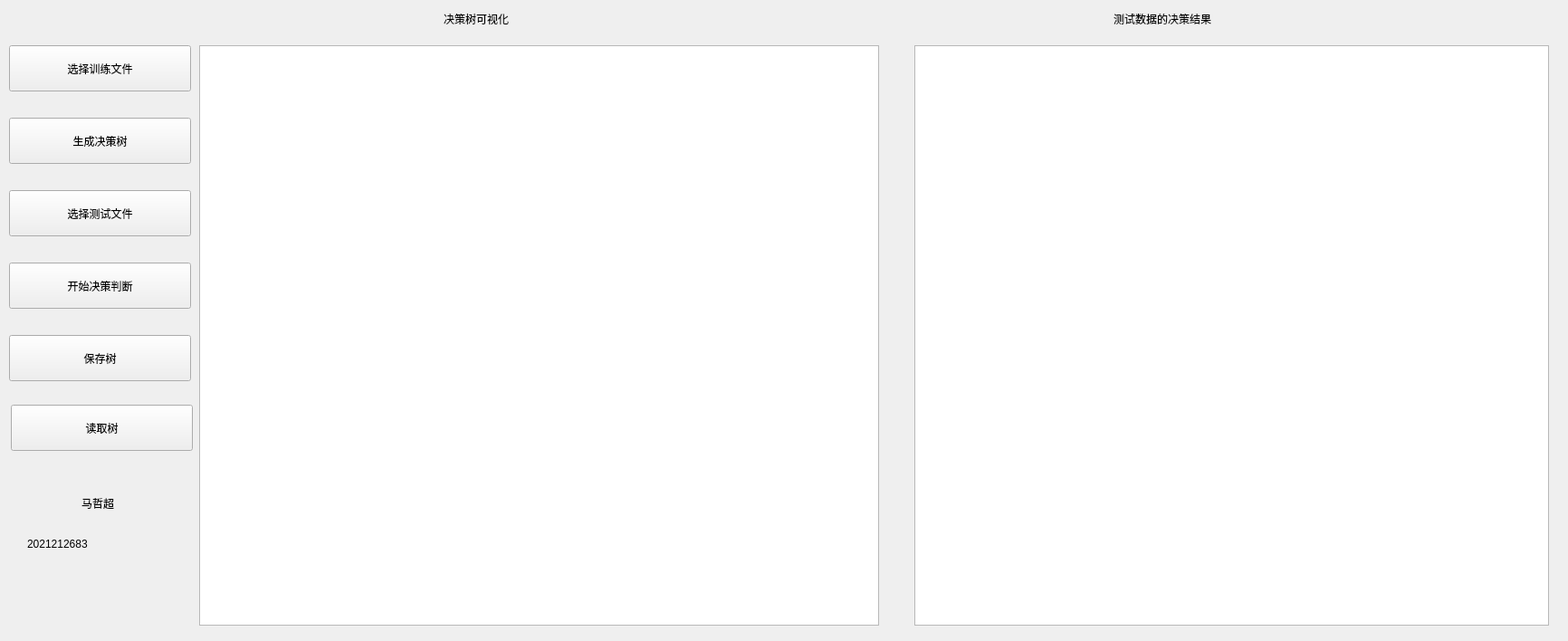
<?xml version="1.0" encoding="UTF-8"?>
<ui version="4.0">
 <class>Widget</class>
 <widget class="QWidget" name="Widget">
  <property name="geometry">
   <rect>
    <x>0</x>
    <y>0</y>
    <width>1732</width>
    <height>708</height>
   </rect>
  </property>
  <property name="windowTitle">
   <string>Widget</string>
  </property>
  <widget class="QPushButton" name="pushButton">
   <property name="geometry">
    <rect>
     <x>10</x>
     <y>50</y>
     <width>201</width>
     <height>51</height>
    </rect>
   </property>
   <property name="styleSheet">
    <string notr="true">font: 18pt &quot;方正姚体&quot;;</string>
   </property>
   <property name="text">
    <string>选择训练文件</string>
   </property>
  </widget>
  <widget class="QGraphicsView" name="graphicsView">
   <property name="geometry">
    <rect>
     <x>220</x>
     <y>50</y>
     <width>751</width>
     <height>641</height>
    </rect>
   </property>
  </widget>
  <widget class="QPushButton" name="pushButton_2">
   <property name="geometry">
    <rect>
     <x>10</x>
     <y>130</y>
     <width>201</width>
     <height>51</height>
    </rect>
   </property>
   <property name="styleSheet">
    <string notr="true">font: 18pt &quot;方正姚体&quot;;</string>
   </property>
   <property name="text">
    <string>生成决策树</string>
   </property>
  </widget>
  <widget class="QPushButton" name="pushButton_3">
   <property name="geometry">
    <rect>
     <x>10</x>
     <y>210</y>
     <width>201</width>
     <height>51</height>
    </rect>
   </property>
   <property name="styleSheet">
    <string notr="true">font: 18pt &quot;方正姚体&quot;;</string>
   </property>
   <property name="text">
    <string>选择测试文件</string>
   </property>
  </widget>
  <widget class="QPushButton" name="pushButton_4">
   <property name="geometry">
    <rect>
     <x>10</x>
     <y>290</y>
     <width>201</width>
     <height>51</height>
    </rect>
   </property>
   <property name="styleSheet">
    <string notr="true">font: 18pt &quot;方正姚体&quot;;</string>
   </property>
   <property name="text">
    <string>开始决策判断</string>
   </property>
  </widget>
  <widget class="QLabel" name="label">
   <property name="geometry">
    <rect>
     <x>490</x>
     <y>0</y>
     <width>321</width>
     <height>41</height>
    </rect>
   </property>
   <property name="styleSheet">
    <string notr="true">font: 18pt &quot;方正姚体&quot;;</string>
   </property>
   <property name="text">
    <string>决策树可视化</string>
   </property>
  </widget>
  <widget class="QLabel" name="label_2">
   <property name="geometry">
    <rect>
     <x>1230</x>
     <y>0</y>
     <width>331</width>
     <height>41</height>
    </rect>
   </property>
   <property name="styleSheet">
    <string notr="true">font: 18pt &quot;方正姚体&quot;;</string>
   </property>
   <property name="text">
    <string>测试数据的决策结果</string>
   </property>
  </widget>
  <widget class="QTableWidget" name="tableWidget">
   <property name="geometry">
    <rect>
     <x>1010</x>
     <y>50</y>
     <width>701</width>
     <height>641</height>
    </rect>
   </property>
  </widget>
  <widget class="QLabel" name="label_3">
   <property name="geometry">
    <rect>
     <x>90</x>
     <y>530</y>
     <width>191</width>
     <height>51</height>
    </rect>
   </property>
   <property name="styleSheet">
    <string notr="true">font: 18pt &quot;方正姚体&quot;;</string>
   </property>
   <property name="text">
    <string>马哲超</string>
   </property>
  </widget>
  <widget class="QLabel" name="label_4">
   <property name="geometry">
    <rect>
     <x>30</x>
     <y>560</y>
     <width>171</width>
     <height>81</height>
    </rect>
   </property>
   <property name="styleSheet">
    <string notr="true">font: 18pt &quot;方正姚体&quot;;</string>
   </property>
   <property name="text">
    <string>2021212683</string>
   </property>
  </widget>
  <widget class="QPushButton" name="pushButton_5">
   <property name="geometry">
    <rect>
     <x>10</x>
     <y>370</y>
     <width>201</width>
     <height>51</height>
    </rect>
   </property>
   <property name="styleSheet">
    <string notr="true">font: 18pt &quot;方正姚体&quot;;</string>
   </property>
   <property name="text">
    <string>保存树</string>
   </property>
  </widget>
  <widget class="QPushButton" name="pushButton_6">
   <property name="geometry">
    <rect>
     <x>12</x>
     <y>447</y>
     <width>201</width>
     <height>51</height>
    </rect>
   </property>
   <property name="styleSheet">
    <string notr="true">font: 18pt &quot;方正姚体&quot;;</string>
   </property>
   <property name="text">
    <string>读取树</string>
   </property>
  </widget>
 </widget>
 <layoutdefault spacing="6" margin="11"/>
 <resources/>
 <connections/>
</ui>
